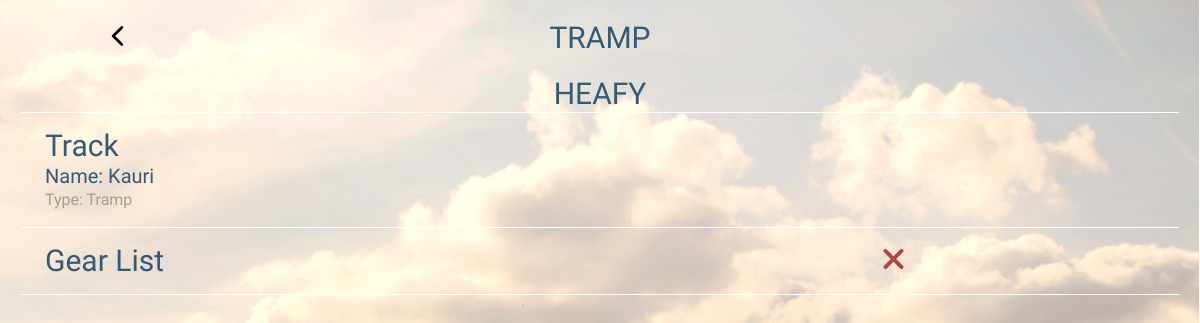
The page /?pages=tramp&tramp_id=1 on the database its author committed.
### tables this page shows
CREATE TABLE IF NOT EXISTS `tramp` (
  `id` int(11) NOT NULL AUTO_INCREMENT,
  `account_id` int(255) NOT NULL,
  `tramp_name` varchar(255) NOT NULL,
  PRIMARY KEY (`id`)
);

CREATE TABLE IF NOT EXISTS `location` (
  `id` int(11) NOT NULL AUTO_INCREMENT,
  `tramp_id` int(11) NOT NULL,
  `location_name` varchar(255) NOT NULL,
  `location_type` varchar(255) NOT NULL,
  `xPoint` int(11) NOT NULL,
  `yPoint` int(11) NOT NULL,
  PRIMARY KEY (`id`)
);

### includes/database_function.php (called while the page is built, shortened)
<?php
function selectMultipleRows($dbConnection, $sql) {
	$selectedRows = mysqli_query($dbConnection, $sql);
	$resultsArray = array();
	while ($row = mysqli_fetch_assoc($selectedRows)) {
		$resultsArray[] =  $row;
	}
	return $resultsArray;
}

### includes/tramp.php (the view, shortened to what this page needs)
<?php
	$tramp_id = $_GET['tramp_id'];
?>
<section class="container">
	<div class="header header_container row">
		<a href="#" class="header_btn">
			<img src="assets/icons/arrow487_left.svg" alt="Left Arrow" class="header_arrowLeft col-xs-2">
		</a>
		<?php
			$sql = 'SELECT tramp_name  FROM tramp WHERE id ='.$tramp_id;
			$trampArray = selectMultipleRows($db, $sql);
	 	?>
		<h2 class="header_title-home col-xs-offset-2 col-xs-4">TRAMP</h2>
	</div>
	<div class="row">
		<h2 class="header_title-home col-xs-12"><?php echo $trampArray[0]['tramp_name'] ?></h2>
	</div>
	<?php
		$sql = 'SELECT location_name, location_type  FROM location WHERE tramp_id ='.$tramp_id;
		$trampArray = selectMultipleRows($db, $sql);
 	?>
	<article class="home_item_container home_item_container-first row">
			<a href="#">
				<h2 class="tramp_title col-xs-12">Track</h2>
				<h3 class="col-xs-12">Name: <?php echo $trampArray[0]['location_name'] ?></h3>
				<h4 class="col-xs-12">Type: <?php echo $trampArray[0]['location_type'] ?></h4>
			</a>
	</article>
	<article class="home_item_container row">
			<a href="#">
				<h2 class="tramp_title col-xs-5">Gear List</h2>
				<?php
					$sql = 'SELECT t.`checked`
					 		FROM gearToTramp t
					 		LEFT JOIN gear g ON t.`gear_id` = g.`id`
					 		WHERE t.`tramp_id` ='.$tramp_id;
					$trampArray = selectMultipleRows($db, $sql);
					$isAllChecked = false;
					foreach ($trampArray as $key => $item) {
						if (in_array('0', $item)) {
							$isAllChecked = false;
							break;
						} else {
							$isAllChecked = true;
						}
					}
				 	if ($isAllChecked) {?>
				 		<img src="assets/icons/checkmark2.svg" alt="checkmark" class="tramp_icon col-xs-offset-5 col-xs-2">
				 	<?php } else { ?>
						<img src="assets/icons/cross5.svg" alt="cross" class="tramp_icon col-xs-offset-3 col-xs-2">
				 	<?php }
			 	?>
			</a>
	</article>
</section>

### rows shown on the page
tramp: tramp_name "HEAFY"
location: location_name "Kauri", location_type "Tramp"
